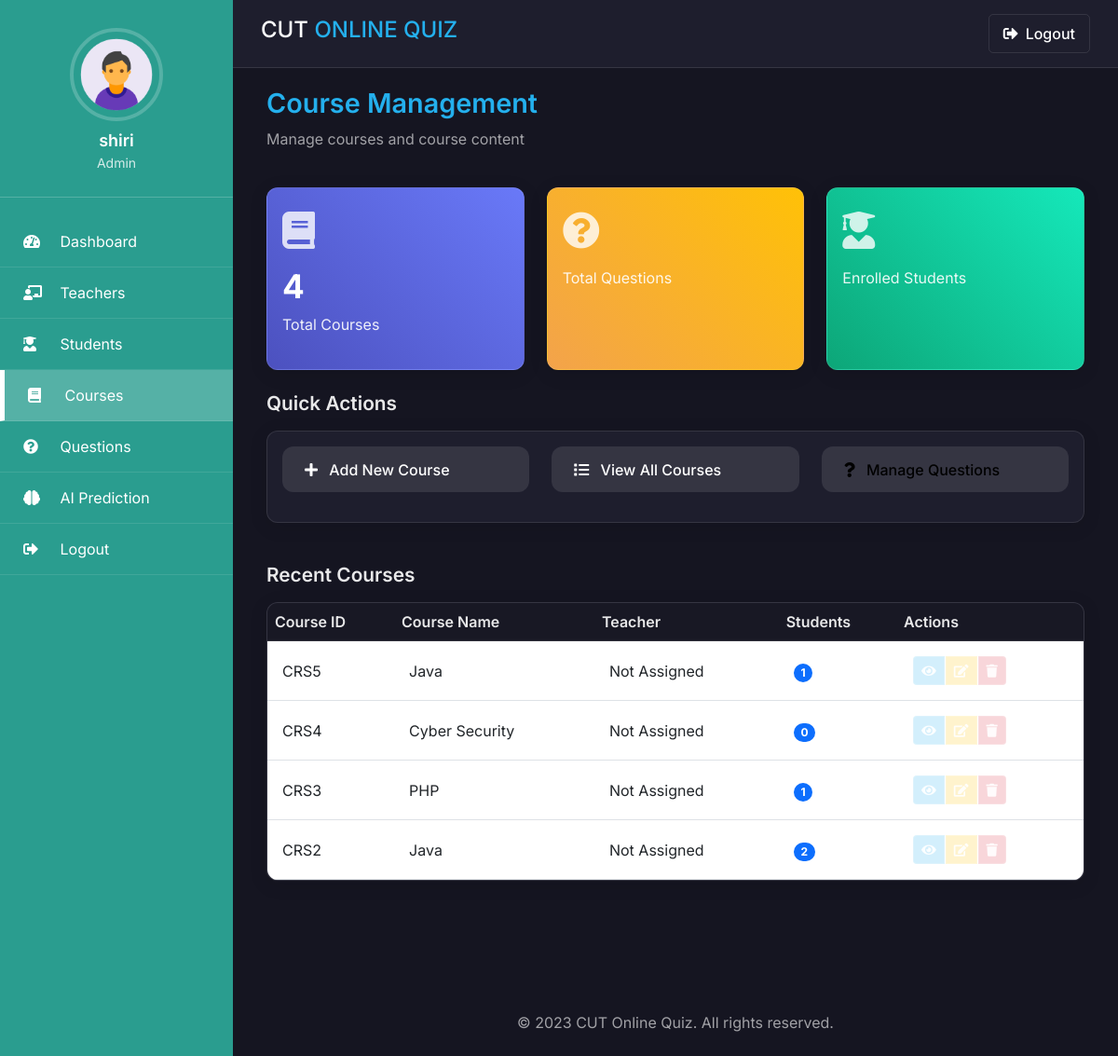
Screenshot of /admin-course (signed in) with the database file from the repository.
### quiz/models.py (models this page shows, shortened)
class Course(models.Model):
   course_name = models.CharField(max_length=50)
   question_number = models.PositiveIntegerField()
   total_marks = models.PositiveIntegerField()
   is_timed = models.BooleanField(default=False, help_text="Whether this course has a time limit")
   total_time_minutes = models.PositiveIntegerField(default=0, help_text="Total time allowed for the quiz in minutes (0 = unlimited)")
   sequential_questions = models.BooleanField(default=False, help_text="Display questions one at a time sequentially")
   allow_backtracking = models.BooleanField(default=True, help_text="Whether students can go back to previous questions")
   security_level = models.CharField(max_length=50, choices=[
       ('low', 'Low - Basic protection'),
       ('medium', 'Medium - Prevent copy-paste and right-click'),
       ('high', 'High - Block dev tools and keyboard shortcuts')
   ], default='medium', help_text="Level of security measures to prevent cheating")

### quiz/views.py (the view)
# urls.py: path('admin-course', views.admin_course_view, name='admin-course'),
@login_required(login_url='adminlogin')
def admin_course_view(request):
    from django.db.models import Count
    courses = models.Course.objects.annotate(
        student_count=Count('result__student', distinct=True)
    ).order_by('-id')[:5]  # Get 5 most recent courses
    recent_courses = []
    for course in courses:
        teacher_name = "Not Assigned"
        try:
            teacher = TMODEL.Teacher.objects.filter(user__in=course.question_set.values_list('user', flat=True).distinct()).first()
            if teacher:
                teacher_name = teacher.get_name
        except:
            pass
        recent_courses.append({
            'id': course.id,
            'name': course.course_name,
            'teacher_name': teacher_name,
            'student_count': course.student_count
        })
    context = {
        'total_course': models.Course.objects.count(),
        'recent_courses': recent_courses
    }
    return render(request, 'quiz/admin_course.html', context)

### templates/quiz/admin_course.html (shortened to what this page needs)
{% extends 'quiz/adminbase.html' %}
{% load widget_tweaks %}
{% block content %}
<div class="content-wrapper">
  <div class="container-fluid">
    <div class="row mb-4">
      <div class="col-12">
        <h2 class="section-title">Course Management</h2>
        <p class="text-muted">Manage courses and course content</p>
      </div>
    </div>
    <div class="row">
      <div class="col-md-4 mb-4">
        <a href="admin-view-course" class="text-decoration-none">
          <div class="card stat-card bg-gradient-primary">
            <div class="card-body">
              <div class="stat-icon">
                <i class="fas fa-book"></i>
              </div>
              <h3 class="stat-count">{{total_course}}</h3>
              <p class="stat-label">Total Courses</p>
            </div>
          </div>
        </a>
      </div>
      <div class="col-md-4 mb-4">
        <a href="admin-view-question" class="text-decoration-none">
          <div class="card stat-card bg-gradient-warning">
            <div class="card-body">
              <div class="stat-icon">
                <i class="fas fa-question-circle"></i>
              </div>
              <p class="stat-label">Total Questions</p>
            </div>
          </div>
        </a>
      </div>
      <div class="col-md-4 mb-4">
        <a href="admin-view-student" class="text-decoration-none">
          <div class="card stat-card bg-gradient-success">
            <div class="card-body">
              <div class="stat-icon">
                <i class="fas fa-user-graduate"></i>
              </div>
              <p class="stat-label">Enrolled Students</p>
            </div>
          </div>
        </a>
      </div>
    </div>
    <div class="row mb-4">
      <div class="col-12">
        <h3 class="section-subtitle">Quick Actions</h3>
        <div class="card">
          <div class="card-body">
            <div class="row">
              <div class="col-md-4 mb-3">
                <a href="admin-add-course" class="btn btn-primary btn-action w-100">
                  <i class="fas fa-plus me-2"></i> Add New Course
                </a>
              </div>
              <div class="col-md-4 mb-3">
                <a href="admin-view-course" class="btn btn-success btn-action w-100">
                  <i class="fas fa-list me-2"></i> View All Courses
                </a>
              </div>
              <div class="col-md-4 mb-3">
                <a href="admin-question" class="btn btn-info btn-action w-100">
                  <i class="fas fa-question me-2"></i> Manage Questions
                </a>
              </div>
            </div>
          </div>
        </div>
      </div>
    </div>
    <div class="row mb-4">
      <div class="col-12">
        <h3 class="section-subtitle">Recent Courses</h3>
        <div class="card">
          <div class="table-responsive">
            <table class="table table-hover align-middle">
              <thead>
                <tr>
                  <th scope="col">Course ID</th>
                  <th scope="col">Course Name</th>
                  <th scope="col">Teacher</th>
                  <th scope="col">Students</th>
                  <th scope="col">Actions</th>
                </tr>
              </thead>
              <tbody>
                {% if recent_courses %}
                  {% for course in recent_courses %}
                    <tr>
                      <td>CRS{{ course.id }}</td>
                      <td>{{ course.name }}</td>
                      <td>{{ course.teacher_name }}</td>
                      <td><span class="badge bg-primary rounded-pill">{{ course.student_count }}</span></td>
                      <td>
                        <div class="btn-group">
                          <a href="{% url 'view-question' course.id %}" class="btn btn-sm btn-info"><i class="fas fa-eye"></i></a>
                          <a href="#" class="btn btn-sm btn-warning"><i class="fas fa-edit"></i></a>
                          <a href="{% url 'delete-course' course.id %}" class="btn btn-sm btn-danger"><i class="fas fa-trash"></i></a>
                        </div>
                      </td>
                    </tr>
                  {% endfor %}
                {% else %}
                  <tr>
                    <td colspan="5" class="text-center">No courses available</td>
                  </tr>
                {% endif %}
              </tbody>
            </table>
          </div>
        </div>
      </div>
    </div>
  </div>
</div>
{% endblock content %}

### templates/quiz/adminbase.html (shortened to what this page needs)
<!DOCTYPE html>
{% load static %}
<html lang="en" dir="ltr">
<head>
  <link rel="stylesheet" href="https://cdn.jsdelivr.net/npm/bootstrap@5.3.0/dist/css/bootstrap.min.css">
  <link rel="stylesheet" href="https://cdnjs.cloudflare.com/ajax/libs/font-awesome/5.15.4/css/all.min.css">
</head>
<body>
  <div class="sidebar">
    <div class="sidebar-profile">
      <img src="{% static 'image/admin.png' %}" class="profile_image" alt="Admin Profile">
      <h4>{{request.user.username}}</h4>
      <h6>Admin</h6>
    </div>
    <a href="/admin-dashboard" class="{% if request.path == '/admin-dashboard' %}active{% endif %}">
      <i class="fas fa-tachometer-alt"></i>
      <span>Dashboard</span>
    </a>
    <a href="/admin-teacher" class="{% if request.path == '/admin-teacher' %}active{% endif %}">
      <i class="fas fa-chalkboard-teacher"></i>
      <span>Teachers</span>
    </a>
    <a href="/admin-student" class="{% if request.path == '/admin-student' %}active{% endif %}">
      <i class="fas fa-user-graduate"></i>
      <span>Students</span>
    </a>
    <a href="/admin-course" class="{% if request.path == '/admin-course' %}active{% endif %}">
      <i class="fas fa-book"></i>
      <span>Courses</span>
    </a>
    <a href="/admin-question" class="{% if request.path == '/admin-question' %}active{% endif %}">
      <i class="fas fa-question-circle"></i>
      <span>Questions</span>
    </a>
    <a href="/ai-prediction-dashboard" class="{% if request.path == '/ai-prediction-dashboard' %}active{% endif %}">
      <i class="fas fa-brain"></i>
      <span>AI Prediction</span>
    </a>
    <form action="{% url 'logout' %}" method="POST" style="display: block;">
      <button type="submit" class="sidebar-logout-btn">
        <i class="fas fa-sign-out-alt"></i>
        <span>Logout</span>
      </button>
    </form>
  </div>
  <div class="content">
    <div class="header">
      <div class="header-left">
        <h4>CUT <span style="color: var(--primary-color);">ONLINE QUIZ</span></h4>
      </div>
      <div class="header-right">
        <form action="{% url 'logout' %}" method="POST" style="display:inline;">
          <button type="submit" class="logout-btn">
            <i class="fas fa-sign-out-alt"></i> Logout
          </button>
        </form>
      </div>
    </div>
    {% block content %}
    {% endblock content %}
    <footer class="py-4 mt-5">
      <div class="container-fluid">
        <div class="text-center">
          <p class="mb-0 text-muted">© 2023 CUT Online Quiz. All rights reserved.</p>
        </div>
      </div>
    </footer>
  </div>
</body>
</html>

### templates/quiz/adminbase.html (style rules this page uses)
:root { --primary-color: #24b0ed; --sidebar-color: #2a9d8f; --dark-bg: #151521; --darker-bg: #1e1e2d; --text-primary: #ffffff; --text-secondary: rgba(255, 255, 255, 0.7); --text-muted: rgba(255, 255, 255, 0.5); --border-color: rgba(255, 255, 255, 0.1); }
* { margin: 0; padding: 0; list-style: none; text-decoration: none; box-sizing: border-box; font-family: 'Inter', sans-serif; }
body { background-color: var(--dark-bg); color: var(--text-primary); }
.sidebar { position: fixed; width: 250px; height: 100%; background: var(--sidebar-color); padding: 30px 0; overflow-y: auto; transition: all 0.3s ease; z-index: 100; }
.sidebar-profile { text-align: center; padding: 0 15px 20px; border-bottom: 1px solid rgba(255, 255, 255, 0.2); margin-bottom: 20px; }
.profile_image { width: 100px; height: 100px; border-radius: 50%; object-fit: cover; margin-bottom: 10px; border: 4px solid rgba(255, 255, 255, 0.2); }
.sidebar-profile h4 { color: white; margin-bottom: 5px; font-weight: 600; font-size: 18px; }
.sidebar-profile h6 { color: rgba(255, 255, 255, 0.8); font-size: 14px; font-weight: 400; }
.sidebar a { display: block; padding: 15px 25px; border-bottom: 1px solid rgba(255, 255, 255, 0.1); color: white; font-size: 16px; position: relative; text-decoration: none; transition: all 0.3s ease; }
.sidebar a i { margin-right: 15px; min-width: 20px; }
.sidebar a.active { background-color: rgba(255, 255, 255, 0.2); color: white; border-left: 5px solid white; }
.sidebar-logout-btn { display: block; width: 100%; text-align: left; padding: 15px 25px; border: none; border-bottom: 1px solid rgba(255, 255, 255, 0.1); background: transparent; color: white; font-size: 16px; position: relative; transition: all 0.3s ease; cursor: pointer; }
.sidebar-logout-btn i { margin-right: 15px; min-width: 20px; }
.header { display: flex; justify-content: space-between; align-items: center; padding: 15px 30px; background-color: var(--darker-bg); border-bottom: 1px solid var(--border-color); position: fixed; top: 0; right: 0; width: calc(100% - 250px); z-index: 99; transition: all 0.3s ease; }
.header-left { display: flex; align-items: center; }
.header-right { display: flex; align-items: center; }
.logout-btn { background-color: transparent; color: var(--text-primary); border: 1px solid var(--border-color); padding: 8px 15px; border-radius: 5px; font-weight: 500; transition: all 0.3s ease; text-decoration: none; display: flex; align-items: center; }
.logout-btn i { margin-right: 8px; }
.content { width: calc(100% - 250px); margin-left: 250px; padding-top: 70px; min-height: 100vh; transition: all 0.3s ease; }

### rows the page displays
Course: name "Java"
Course: name "Cyber Security"
Course: name "PHP"
Course: name "Java"

### other values shown
{{ request.user.username }} "shiri"
{{ total_course }} "4"
{{ course.id }} "5" "4" "3" "2"
{{ course.teacher_name }} "Not Assigned" "Not Assigned" "Not Assigned" "Not Assigned"
{{ course.student_count }} "1" "0" "1" "2"
